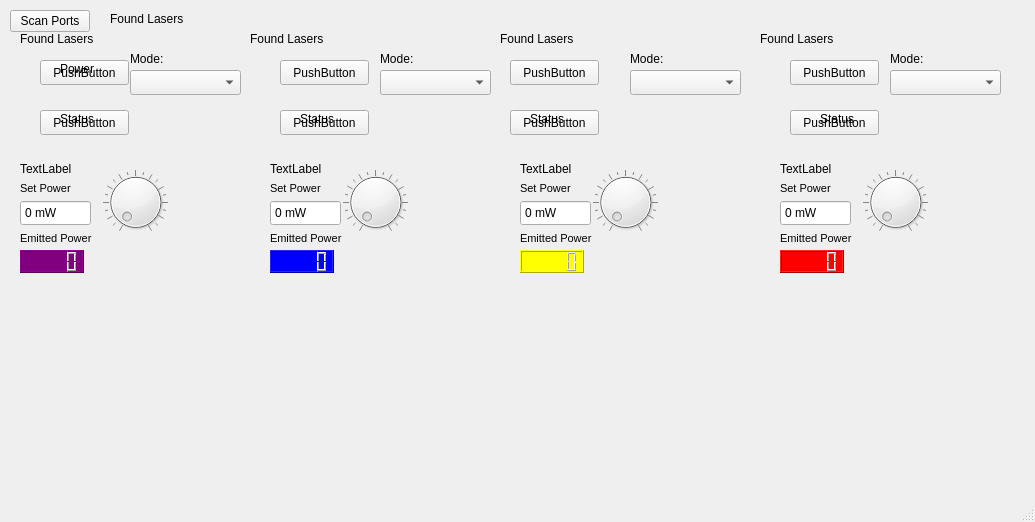
<?xml version="1.0" encoding="UTF-8"?>
<ui version="4.0">
 <class>MainWindow</class>
 <widget class="QMainWindow" name="MainWindow">
  <property name="geometry">
   <rect>
    <x>0</x>
    <y>0</y>
    <width>1035</width>
    <height>522</height>
   </rect>
  </property>
  <property name="windowTitle">
   <string>MainWindow</string>
  </property>
  <widget class="QWidget" name="centralwidget">
   <widget class="QPushButton" name="ScanB">
    <property name="geometry">
     <rect>
      <x>10</x>
      <y>10</y>
      <width>80</width>
      <height>22</height>
     </rect>
    </property>
    <property name="text">
     <string>Scan Ports</string>
    </property>
   </widget>
   <widget class="QLabel" name="foundLaserslabel">
    <property name="geometry">
     <rect>
      <x>110</x>
      <y>10</y>
      <width>101</width>
      <height>17</height>
     </rect>
    </property>
    <property name="text">
     <string>Found Lasers</string>
    </property>
   </widget>
   <widget class="QLCDNumber" name="CurrentPowerlcdNumber_1">
    <property name="geometry">
     <rect>
      <x>20</x>
      <y>250</y>
      <width>64</width>
      <height>23</height>
     </rect>
    </property>
    <property name="autoFillBackground">
     <bool>false</bool>
    </property>
    <property name="styleSheet">
     <string notr="true">QLCDNumber {background-color:purple }</string>
    </property>
    <property name="value" stdset="0">
     <double>0.000000000000000</double>
    </property>
   </widget>
   <widget class="QSpinBox" name="PowerSpinBox_1">
    <property name="geometry">
     <rect>
      <x>20</x>
      <y>200</y>
      <width>71</width>
      <height>26</height>
     </rect>
    </property>
    <property name="readOnly">
     <bool>true</bool>
    </property>
    <property name="buttonSymbols">
     <enum>QAbstractSpinBox::NoButtons</enum>
    </property>
    <property name="suffix">
     <string> mW</string>
    </property>
   </widget>
   <widget class="QComboBox" name="ModecomboBox_1">
    <property name="geometry">
     <rect>
      <x>130</x>
      <y>70</y>
      <width>111</width>
      <height>25</height>
     </rect>
    </property>
    <property name="font">
     <font>
      <pointsize>9</pointsize>
     </font>
    </property>
   </widget>
   <widget class="QLabel" name="SpecLaserslabel_1">
    <property name="geometry">
     <rect>
      <x>20</x>
      <y>30</y>
      <width>181</width>
      <height>17</height>
     </rect>
    </property>
    <property name="font">
     <font>
      <pointsize>9</pointsize>
     </font>
    </property>
    <property name="text">
     <string>Found Lasers</string>
    </property>
   </widget>
   <widget class="QLabel" name="interlock_label_1">
    <property name="geometry">
     <rect>
      <x>20</x>
      <y>160</y>
      <width>111</width>
      <height>17</height>
     </rect>
    </property>
    <property name="text">
     <string>TextLabel</string>
    </property>
   </widget>
   <widget class="QLCDNumber" name="CurrentPowerlcdNumber_2">
    <property name="geometry">
     <rect>
      <x>270</x>
      <y>250</y>
      <width>64</width>
      <height>23</height>
     </rect>
    </property>
    <property name="autoFillBackground">
     <bool>false</bool>
    </property>
    <property name="styleSheet">
     <string notr="true">QLCDNumber {background-color:blue }</string>
    </property>
    <property name="value" stdset="0">
     <double>0.000000000000000</double>
    </property>
   </widget>
   <widget class="QLCDNumber" name="CurrentPowerlcdNumber_3">
    <property name="geometry">
     <rect>
      <x>520</x>
      <y>250</y>
      <width>64</width>
      <height>23</height>
     </rect>
    </property>
    <property name="autoFillBackground">
     <bool>false</bool>
    </property>
    <property name="styleSheet">
     <string notr="true">QLCDNumber {background-color:yellow }</string>
    </property>
    <property name="value" stdset="0">
     <double>0.000000000000000</double>
    </property>
   </widget>
   <widget class="QLCDNumber" name="CurrentPowerlcdNumber_4">
    <property name="geometry">
     <rect>
      <x>780</x>
      <y>250</y>
      <width>64</width>
      <height>23</height>
     </rect>
    </property>
    <property name="autoFillBackground">
     <bool>false</bool>
    </property>
    <property name="styleSheet">
     <string notr="true">QLCDNumber {background-color:red }</string>
    </property>
    <property name="value" stdset="0">
     <double>0.000000000000000</double>
    </property>
   </widget>
   <widget class="QLabel" name="SpecLaserslabel_2">
    <property name="geometry">
     <rect>
      <x>250</x>
      <y>30</y>
      <width>181</width>
      <height>17</height>
     </rect>
    </property>
    <property name="font">
     <font>
      <pointsize>9</pointsize>
     </font>
    </property>
    <property name="text">
     <string>Found Lasers</string>
    </property>
   </widget>
   <widget class="QLabel" name="SpecLaserslabel_3">
    <property name="geometry">
     <rect>
      <x>500</x>
      <y>30</y>
      <width>181</width>
      <height>17</height>
     </rect>
    </property>
    <property name="font">
     <font>
      <pointsize>9</pointsize>
     </font>
    </property>
    <property name="text">
     <string>Found Lasers</string>
    </property>
   </widget>
   <widget class="QLabel" name="SpecLaserslabel_4">
    <property name="geometry">
     <rect>
      <x>760</x>
      <y>30</y>
      <width>181</width>
      <height>17</height>
     </rect>
    </property>
    <property name="font">
     <font>
      <pointsize>9</pointsize>
     </font>
    </property>
    <property name="text">
     <string>Found Lasers</string>
    </property>
   </widget>
   <widget class="QLabel" name="label_7">
    <property name="geometry">
     <rect>
      <x>130</x>
      <y>50</y>
      <width>67</width>
      <height>17</height>
     </rect>
    </property>
    <property name="text">
     <string>Mode:</string>
    </property>
   </widget>
   <widget class="QComboBox" name="ModecomboBox_2">
    <property name="geometry">
     <rect>
      <x>380</x>
      <y>70</y>
      <width>111</width>
      <height>25</height>
     </rect>
    </property>
    <property name="font">
     <font>
      <pointsize>9</pointsize>
     </font>
    </property>
   </widget>
   <widget class="QSpinBox" name="PowerSpinBox_2">
    <property name="geometry">
     <rect>
      <x>270</x>
      <y>200</y>
      <width>71</width>
      <height>26</height>
     </rect>
    </property>
    <property name="readOnly">
     <bool>true</bool>
    </property>
    <property name="buttonSymbols">
     <enum>QAbstractSpinBox::NoButtons</enum>
    </property>
    <property name="suffix">
     <string> mW</string>
    </property>
   </widget>
   <widget class="QLabel" name="interlock_label_2">
    <property name="geometry">
     <rect>
      <x>270</x>
      <y>160</y>
      <width>111</width>
      <height>17</height>
     </rect>
    </property>
    <property name="text">
     <string>TextLabel</string>
    </property>
   </widget>
   <widget class="QLabel" name="label_11">
    <property name="geometry">
     <rect>
      <x>380</x>
      <y>50</y>
      <width>67</width>
      <height>17</height>
     </rect>
    </property>
    <property name="text">
     <string>Mode:</string>
    </property>
   </widget>
   <widget class="QComboBox" name="ModecomboBox_3">
    <property name="geometry">
     <rect>
      <x>630</x>
      <y>70</y>
      <width>111</width>
      <height>25</height>
     </rect>
    </property>
    <property name="font">
     <font>
      <pointsize>9</pointsize>
     </font>
    </property>
   </widget>
   <widget class="QSpinBox" name="PowerSpinBox_3">
    <property name="geometry">
     <rect>
      <x>520</x>
      <y>200</y>
      <width>71</width>
      <height>26</height>
     </rect>
    </property>
    <property name="readOnly">
     <bool>true</bool>
    </property>
    <property name="buttonSymbols">
     <enum>QAbstractSpinBox::NoButtons</enum>
    </property>
    <property name="suffix">
     <string> mW</string>
    </property>
   </widget>
   <widget class="QLabel" name="interlock_label_3">
    <property name="geometry">
     <rect>
      <x>520</x>
      <y>160</y>
      <width>111</width>
      <height>17</height>
     </rect>
    </property>
    <property name="text">
     <string>TextLabel</string>
    </property>
   </widget>
   <widget class="QLabel" name="label_18">
    <property name="geometry">
     <rect>
      <x>630</x>
      <y>50</y>
      <width>67</width>
      <height>17</height>
     </rect>
    </property>
    <property name="text">
     <string>Mode:</string>
    </property>
   </widget>
   <widget class="QComboBox" name="ModecomboBox_4">
    <property name="geometry">
     <rect>
      <x>890</x>
      <y>70</y>
      <width>111</width>
      <height>25</height>
     </rect>
    </property>
    <property name="font">
     <font>
      <pointsize>9</pointsize>
     </font>
    </property>
   </widget>
   <widget class="QSpinBox" name="PowerSpinBox_4">
    <property name="geometry">
     <rect>
      <x>780</x>
      <y>200</y>
      <width>71</width>
      <height>26</height>
     </rect>
    </property>
    <property name="readOnly">
     <bool>true</bool>
    </property>
    <property name="buttonSymbols">
     <enum>QAbstractSpinBox::NoButtons</enum>
    </property>
    <property name="suffix">
     <string> mW</string>
    </property>
   </widget>
   <widget class="QLabel" name="interlock_label_4">
    <property name="geometry">
     <rect>
      <x>780</x>
      <y>160</y>
      <width>111</width>
      <height>17</height>
     </rect>
    </property>
    <property name="text">
     <string>TextLabel</string>
    </property>
   </widget>
   <widget class="QLabel" name="label_25">
    <property name="geometry">
     <rect>
      <x>890</x>
      <y>50</y>
      <width>67</width>
      <height>17</height>
     </rect>
    </property>
    <property name="text">
     <string>Mode:</string>
    </property>
   </widget>
   <widget class="MySwitch" name="PowerOnSwitch_1">
    <property name="geometry">
     <rect>
      <x>40</x>
      <y>60</y>
      <width>89</width>
      <height>25</height>
     </rect>
    </property>
    <property name="text">
     <string>PushButton</string>
    </property>
   </widget>
   <widget class="MySwitch" name="OnSwitch_1">
    <property name="geometry">
     <rect>
      <x>40</x>
      <y>110</y>
      <width>89</width>
      <height>25</height>
     </rect>
    </property>
    <property name="text">
     <string>PushButton</string>
    </property>
   </widget>
   <widget class="QLabel" name="label_29">
    <property name="geometry">
     <rect>
      <x>60</x>
      <y>60</y>
      <width>41</width>
      <height>17</height>
     </rect>
    </property>
    <property name="font">
     <font>
      <pointsize>9</pointsize>
     </font>
    </property>
    <property name="text">
     <string>Power</string>
    </property>
   </widget>
   <widget class="QLabel" name="label_30">
    <property name="geometry">
     <rect>
      <x>60</x>
      <y>110</y>
      <width>41</width>
      <height>17</height>
     </rect>
    </property>
    <property name="font">
     <font>
      <pointsize>9</pointsize>
     </font>
    </property>
    <property name="text">
     <string>Status</string>
    </property>
   </widget>
   <widget class="MySwitch" name="OnSwitch_2">
    <property name="geometry">
     <rect>
      <x>280</x>
      <y>110</y>
      <width>89</width>
      <height>25</height>
     </rect>
    </property>
    <property name="text">
     <string>PushButton</string>
    </property>
   </widget>
   <widget class="QLabel" name="label_31">
    <property name="geometry">
     <rect>
      <x>300</x>
      <y>110</y>
      <width>41</width>
      <height>17</height>
     </rect>
    </property>
    <property name="font">
     <font>
      <pointsize>9</pointsize>
     </font>
    </property>
    <property name="text">
     <string>Status</string>
    </property>
   </widget>
   <widget class="QLabel" name="label_32">
    <property name="geometry">
     <rect>
      <x>300</x>
      <y>60</y>
      <width>41</width>
      <height>17</height>
     </rect>
    </property>
    <property name="font">
     <font>
      <pointsize>9</pointsize>
     </font>
    </property>
    <property name="text">
     <string>Power</string>
    </property>
   </widget>
   <widget class="MySwitch" name="PowerOnSwitch_2">
    <property name="geometry">
     <rect>
      <x>280</x>
      <y>60</y>
      <width>89</width>
      <height>25</height>
     </rect>
    </property>
    <property name="text">
     <string>PushButton</string>
    </property>
   </widget>
   <widget class="MySwitch" name="OnSwitch_3">
    <property name="geometry">
     <rect>
      <x>510</x>
      <y>110</y>
      <width>89</width>
      <height>25</height>
     </rect>
    </property>
    <property name="text">
     <string>PushButton</string>
    </property>
   </widget>
   <widget class="QLabel" name="label_33">
    <property name="geometry">
     <rect>
      <x>530</x>
      <y>110</y>
      <width>41</width>
      <height>17</height>
     </rect>
    </property>
    <property name="font">
     <font>
      <pointsize>9</pointsize>
     </font>
    </property>
    <property name="text">
     <string>Status</string>
    </property>
   </widget>
   <widget class="QLabel" name="label_34">
    <property name="geometry">
     <rect>
      <x>530</x>
      <y>60</y>
      <width>41</width>
      <height>17</height>
     </rect>
    </property>
    <property name="font">
     <font>
      <pointsize>9</pointsize>
     </font>
    </property>
    <property name="text">
     <string>Power</string>
    </property>
   </widget>
   <widget class="MySwitch" name="PowerOnSwitch_3">
    <property name="geometry">
     <rect>
      <x>510</x>
      <y>60</y>
      <width>89</width>
      <height>25</height>
     </rect>
    </property>
    <property name="text">
     <string>PushButton</string>
    </property>
   </widget>
   <widget class="MySwitch" name="OnSwitch_4">
    <property name="geometry">
     <rect>
      <x>790</x>
      <y>110</y>
      <width>89</width>
      <height>25</height>
     </rect>
    </property>
    <property name="text">
     <string>PushButton</string>
    </property>
   </widget>
   <widget class="QLabel" name="label_35">
    <property name="geometry">
     <rect>
      <x>820</x>
      <y>110</y>
      <width>41</width>
      <height>17</height>
     </rect>
    </property>
    <property name="font">
     <font>
      <pointsize>9</pointsize>
     </font>
    </property>
    <property name="text">
     <string>Status</string>
    </property>
   </widget>
   <widget class="QLabel" name="label_36">
    <property name="geometry">
     <rect>
      <x>820</x>
      <y>60</y>
      <width>41</width>
      <height>17</height>
     </rect>
    </property>
    <property name="font">
     <font>
      <pointsize>9</pointsize>
     </font>
    </property>
    <property name="text">
     <string>Power</string>
    </property>
   </widget>
   <widget class="MySwitch" name="PowerOnSwitch_4">
    <property name="geometry">
     <rect>
      <x>790</x>
      <y>60</y>
      <width>89</width>
      <height>25</height>
     </rect>
    </property>
    <property name="text">
     <string>PushButton</string>
    </property>
   </widget>
   <widget class="QDial" name="power_dial_2">
    <property name="geometry">
     <rect>
      <x>340</x>
      <y>170</y>
      <width>71</width>
      <height>64</height>
     </rect>
    </property>
    <property name="maximum">
     <number>100</number>
    </property>
    <property name="wrapping">
     <bool>false</bool>
    </property>
    <property name="notchTarget">
     <double>5.000000000000000</double>
    </property>
    <property name="notchesVisible">
     <bool>true</bool>
    </property>
   </widget>
   <widget class="QDial" name="power_dial_1">
    <property name="geometry">
     <rect>
      <x>100</x>
      <y>170</y>
      <width>71</width>
      <height>64</height>
     </rect>
    </property>
    <property name="maximum">
     <number>100</number>
    </property>
    <property name="invertedAppearance">
     <bool>false</bool>
    </property>
    <property name="wrapping">
     <bool>false</bool>
    </property>
    <property name="notchTarget">
     <double>5.000000000000000</double>
    </property>
    <property name="notchesVisible">
     <bool>true</bool>
    </property>
   </widget>
   <widget class="QDial" name="power_dial_3">
    <property name="geometry">
     <rect>
      <x>590</x>
      <y>170</y>
      <width>71</width>
      <height>64</height>
     </rect>
    </property>
    <property name="maximum">
     <number>100</number>
    </property>
    <property name="invertedAppearance">
     <bool>false</bool>
    </property>
    <property name="wrapping">
     <bool>false</bool>
    </property>
    <property name="notchTarget">
     <double>5.000000000000000</double>
    </property>
    <property name="notchesVisible">
     <bool>true</bool>
    </property>
   </widget>
   <widget class="QDial" name="power_dial_4">
    <property name="geometry">
     <rect>
      <x>860</x>
      <y>170</y>
      <width>71</width>
      <height>64</height>
     </rect>
    </property>
    <property name="maximum">
     <number>100</number>
    </property>
    <property name="invertedAppearance">
     <bool>false</bool>
    </property>
    <property name="wrapping">
     <bool>false</bool>
    </property>
    <property name="notchTarget">
     <double>5.000000000000000</double>
    </property>
    <property name="notchesVisible">
     <bool>true</bool>
    </property>
   </widget>
   <widget class="QLabel" name="label">
    <property name="geometry">
     <rect>
      <x>20</x>
      <y>230</y>
      <width>101</width>
      <height>16</height>
     </rect>
    </property>
    <property name="font">
     <font>
      <pointsize>8</pointsize>
     </font>
    </property>
    <property name="text">
     <string>Emitted Power</string>
    </property>
   </widget>
   <widget class="QLabel" name="label_2">
    <property name="geometry">
     <rect>
      <x>20</x>
      <y>180</y>
      <width>101</width>
      <height>16</height>
     </rect>
    </property>
    <property name="font">
     <font>
      <pointsize>8</pointsize>
     </font>
    </property>
    <property name="text">
     <string>Set Power</string>
    </property>
   </widget>
   <widget class="QLabel" name="label_3">
    <property name="geometry">
     <rect>
      <x>270</x>
      <y>230</y>
      <width>101</width>
      <height>16</height>
     </rect>
    </property>
    <property name="font">
     <font>
      <pointsize>8</pointsize>
     </font>
    </property>
    <property name="text">
     <string>Emitted Power</string>
    </property>
   </widget>
   <widget class="QLabel" name="label_4">
    <property name="geometry">
     <rect>
      <x>270</x>
      <y>180</y>
      <width>101</width>
      <height>16</height>
     </rect>
    </property>
    <property name="font">
     <font>
      <pointsize>8</pointsize>
     </font>
    </property>
    <property name="text">
     <string>Set Power</string>
    </property>
   </widget>
   <widget class="QLabel" name="label_5">
    <property name="geometry">
     <rect>
      <x>520</x>
      <y>230</y>
      <width>101</width>
      <height>16</height>
     </rect>
    </property>
    <property name="font">
     <font>
      <pointsize>8</pointsize>
     </font>
    </property>
    <property name="text">
     <string>Emitted Power</string>
    </property>
   </widget>
   <widget class="QLabel" name="label_6">
    <property name="geometry">
     <rect>
      <x>520</x>
      <y>180</y>
      <width>101</width>
      <height>16</height>
     </rect>
    </property>
    <property name="font">
     <font>
      <pointsize>8</pointsize>
     </font>
    </property>
    <property name="text">
     <string>Set Power</string>
    </property>
   </widget>
   <widget class="QLabel" name="label_8">
    <property name="geometry">
     <rect>
      <x>780</x>
      <y>230</y>
      <width>101</width>
      <height>16</height>
     </rect>
    </property>
    <property name="font">
     <font>
      <pointsize>8</pointsize>
     </font>
    </property>
    <property name="text">
     <string>Emitted Power</string>
    </property>
   </widget>
   <widget class="QLabel" name="label_9">
    <property name="geometry">
     <rect>
      <x>780</x>
      <y>180</y>
      <width>101</width>
      <height>16</height>
     </rect>
    </property>
    <property name="font">
     <font>
      <pointsize>8</pointsize>
     </font>
    </property>
    <property name="text">
     <string>Set Power</string>
    </property>
   </widget>
   <widget class="AnalogGaugeWidget" name="power_gauge_2" native="true">
    <property name="geometry">
     <rect>
      <x>240</x>
      <y>290</y>
      <width>191</width>
      <height>171</height>
     </rect>
    </property>
   </widget>
   <widget class="AnalogGaugeWidget" name="power_gauge_3" native="true">
    <property name="geometry">
     <rect>
      <x>490</x>
      <y>290</y>
      <width>191</width>
      <height>171</height>
     </rect>
    </property>
   </widget>
   <widget class="AnalogGaugeWidget" name="power_gauge_4" native="true">
    <property name="geometry">
     <rect>
      <x>730</x>
      <y>290</y>
      <width>191</width>
      <height>171</height>
     </rect>
    </property>
   </widget>
   <widget class="AnalogGaugeWidget" name="power_gauge_1" native="true">
    <property name="geometry">
     <rect>
      <x>10</x>
      <y>290</y>
      <width>191</width>
      <height>171</height>
     </rect>
    </property>
   </widget>
  </widget>
  <widget class="QMenuBar" name="menubar">
   <property name="geometry">
    <rect>
     <x>0</x>
     <y>0</y>
     <width>1035</width>
     <height>22</height>
    </rect>
   </property>
  </widget>
  <widget class="QStatusBar" name="statusbar"/>
 </widget>
 <customwidgets>
  <customwidget>
   <class>MySwitch</class>
   <extends>QPushButton</extends>
   <header>OmicronCommander</header>
  </customwidget>
  <customwidget>
   <class>AnalogGaugeWidget</class>
   <extends>QWidget</extends>
   <header>analog_gauge</header>
   <container>1</container>
  </customwidget>
 </customwidgets>
 <resources/>
 <connections>
  <connection>
   <sender>power_dial_2</sender>
   <signal>valueChanged(int)</signal>
   <receiver>PowerSpinBox_2</receiver>
   <slot>setValue(int)</slot>
   <hints>
    <hint type="sourcelabel">
     <x>400</x>
     <y>258</y>
    </hint>
    <hint type="destinationlabel">
     <x>333</x>
     <y>240</y>
    </hint>
   </hints>
  </connection>
  <connection>
   <sender>power_dial_1</sender>
   <signal>valueChanged(int)</signal>
   <receiver>PowerSpinBox_1</receiver>
   <slot>setValue(int)</slot>
   <hints>
    <hint type="sourcelabel">
     <x>160</x>
     <y>250</y>
    </hint>
    <hint type="destinationlabel">
     <x>75</x>
     <y>234</y>
    </hint>
   </hints>
  </connection>
  <connection>
   <sender>power_dial_3</sender>
   <signal>valueChanged(int)</signal>
   <receiver>PowerSpinBox_3</receiver>
   <slot>setValue(int)</slot>
   <hints>
    <hint type="sourcelabel">
     <x>666</x>
     <y>259</y>
    </hint>
    <hint type="destinationlabel">
     <x>569</x>
     <y>240</y>
    </hint>
   </hints>
  </connection>
  <connection>
   <sender>power_dial_4</sender>
   <signal>valueChanged(int)</signal>
   <receiver>PowerSpinBox_4</receiver>
   <slot>setValue(int)</slot>
   <hints>
    <hint type="sourcelabel">
     <x>950</x>
     <y>248</y>
    </hint>
    <hint type="destinationlabel">
     <x>838</x>
     <y>240</y>
    </hint>
   </hints>
  </connection>
 </connections>
</ui>
